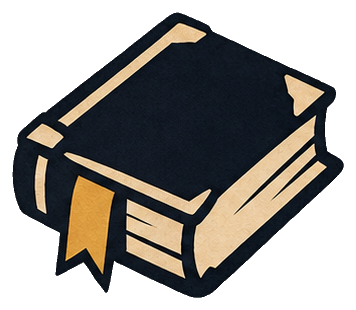
#> input picture assets/ui/roles/archivist.png, 356 x 310 px
$ python -i sketch.py   (imports and definitions only)
#> lines starting #> are read from the running program, lines starting #| are printed output that depends on the picture; after the words box and inside, x2 and y2 are one past the last pixel; in counts of white or black regions, pixels touching at a corner belong together
# Grim-reveal pitch sketches (Limner). Presentation mockups only: PIL, no game code.
import math, os, sys
from PIL import Image, ImageDraw, ImageFilter, ImageFont, ImageOps, ImageEnhance
R = '/home/user/deduction_game/'
# [1 line that did not run here, left out]
W, H = 1600, 900
PAPER = (240, 227, 196); INK = (43, 33, 23); EVIL = (128, 30, 26); GOOD = (176, 136, 60)
F = lambda s, b=False, i=False: ImageFont.truetype('/usr/share/fonts/truetype/liberation/LiberationSerif-%s.ttf' % ('BoldItalic' if b and i else 'Bold' if b else 'Italic' if i else 'Regular'), s)

def icon(role, size):
    im = Image.open(R + 'assets/ui/roles/%s.png' % role).convert('RGBA')
    im.thumbnail((size, size), Image.LANCZOS); return im
def portrait(pid, h):
    im = Image.open(R + 'assets/art/cast_expressions/%s/neutral-v1.png' % pid).convert('RGBA')
    return im.resize((int(im.width * h / im.height), h), Image.LANCZOS)
# [9 lines left out: functions shadow, put, not called in this run]
def grey(im, k=0.15, dark=0.75):
    g = ImageOps.grayscale(im.convert('RGB')).convert('RGB')
    g = ImageEnhance.Brightness(Image.blend(g, im.convert('RGB'), k)).enhance(dark)
    out = g.convert('RGBA'); out.putalpha(im.getchannel('A')); return out
def paper_panel(w, h, col=PAPER, seed=1):
#> called with w = 300, h = 380, col = (232, 218, 186), seed = 31
    import random; rnd = random.Random(seed)
    m = Image.new('L', (w, h), 0); d = ImageDraw.Draw(m)
#> after `m = Image.new('L', (w, h), 0)`: m: PIL image 300x380 L; every value is 0
    pts = []
    for x in range(0, w, 14): pts.append((x, rnd.uniform(0, 4)))
    for y in range(0, h, 14): pts.append((w - rnd.uniform(0, 4), y))
    for x in range(w, 0, -14): pts.append((x, h - rnd.uniform(0, 4)))
    for y in range(h, 0, -14): pts.append((rnd.uniform(0, 4), y))
    d.polygon(pts, fill=255)
    p = Image.new('RGBA', (w, h), col + (255,))
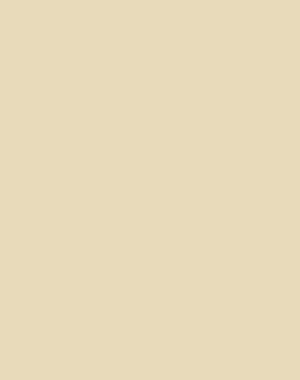
#> p: PIL image 300x380 RGBA; mean R, G, B, A 232, 218, 186, 255
    noise = Image.effect_noise((w, h), 18).convert('L').filter(ImageFilter.GaussianBlur(0.8))
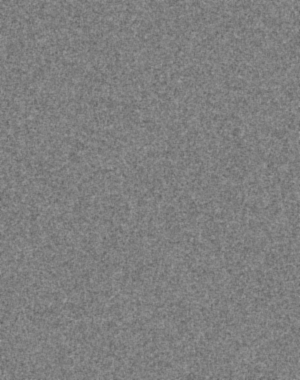
#> noise: PIL image 300x380 L; min 96, max 158, mean 127.4
    p = Image.composite(Image.new('RGBA', (w, h), tuple(int(c * 0.93) for c in col) + (255,)), p, noise.point(lambda v: 80 if v > 140 else 0))
    p.putalpha(m); return p
#> after `p.putalpha(m)`:
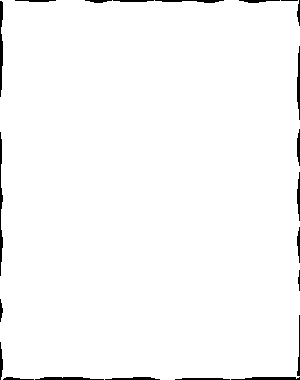
#> m: PIL image 300x380 L; 98.1% white; 22 black regions (1 under 20 px), largest, box (x1, y1, x2, y2) and area: (0, 132, 3, 276) 240, (0, 1, 3, 97) 221, (231, 377, 300, 380) 168
#> `card.alpha_composite(icon('gravedigger', 200), (50, 40)); f = F(38, b=..`: tw = 204.7

# [1 line not run here, left out]
# [1 line that did not run here, left out]
TOWN = ['edda', 'dorian', 'fenwick', 'greta', 'hollis', 'isolde', 'jory', 'kiran', 'merrin', 'odette']
TRUTH = {'edda': ('gravedigger', 'Delusional'), 'dorian': ('seer', None), 'odette': ('poisoner', None)}
SCRIPT = ['seer', 'dowser', 'clerk', 'gravedigger', 'medium', 'nightwatch', 'magistrate', 'lamplighter', 'poisoner', 'brute', 'demon']
NAMES = {'seer': 'Seer', 'dowser': 'Dowser', 'clerk': 'Clerk', 'gravedigger': 'Gravedigger', 'medium': 'Medium',
         'nightwatch': 'Night Watch', 'magistrate': 'Magistrate', 'lamplighter': 'Lamplighter', 'poisoner': 'Poisoner', 'brute': 'Brute', 'demon': 'Demon'}
EVILS = {'poisoner', 'brute', 'demon'}

# [14 lines left out: function town_strip, not called in this run]

def frame_base(pid, title_y=True):
    c = BG.copy()
    panel = paper_panel(1180, 640, seed=7); put(c, panel, (210, 40), r=18, off=(12, 20), a=0.6)
    pr = portrait(pid, 600); px = 260
    put(c, pr, (px, 70), r=12, off=(10, 16))
    d = ImageDraw.Draw(c)
    d.text((880, 78), pid.capitalize(), font=F(46, b=True), fill=INK)
    return c, d

# --- Reel A: the volvelle (a paper wheel behind a cut window) -----------------------------
VR = 175; VC = (1110, 375)
# [23 lines left out: functions volvelle_disc, volvelle_plate, not called in this run]
DISC = PLATE = None
# [9 lines left out: function draw_volvelle, not called in this run]
def angle_for(role, extra_turns=0):
    k = SCRIPT.index(role); return k * 360 / len(SCRIPT) + 360 * extra_turns

# --- Reel B: the slot (a paper strip drawn through a slot) --------------------------------
# [39 lines left out: functions draw_slot, draw_cards, seal, tag, not called in this run]
def guessed(d, text): d.text((880, 140), text, font=F(28, i=True), fill=(90, 70, 50))

def save(c, name): c.convert('RGB').save(os.path.join(OUT, name), quality=92)

dead = {'hollis', 'merrin', 'jory'}
# Still 1: reel styles side by side (A volvelle, B slot, C cards) on the same overlay.
# [16 lines not run here, left out]
card = paper_panel(300, 380, (232, 218, 186), seed=31); cd = ImageDraw.Draw(card)
# [32 lines not run here, left out]

>>> from PIL import Image
>>> picture = Image.open('../../../assets/ui/roles/archivist.png')
#> picture is the input picture: PIL image 356x310 RGBA; mean R, G, B, A 44.8, 41.5, 36.8, 142.2
>>> result = grey(picture)
#> in grey, `g = ImageOps.grayscale(im.convert('RGB')).convert('RGB')`:
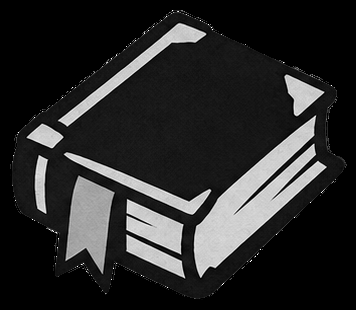
#> g: PIL image 356x310 RGB; min 0, max 255, mean 42
#> in grey, `g = ImageEnhance.Brightness(Image.blend(g, im.convert('RGB'), k)).enha..`:
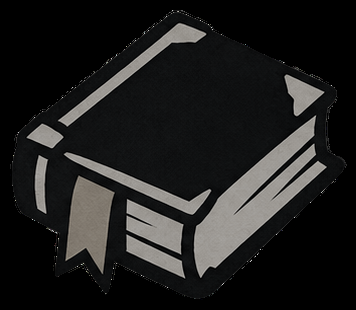
#> g: PIL image 356x310 RGB; mean R, G, B 31.4, 31.1, 30.4
#> in grey, `out.putalpha(im.getchannel('A'))`:
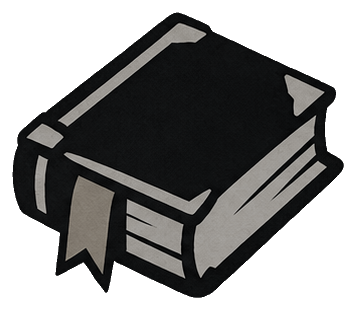
#> out: PIL image 356x310 RGBA; mean R, G, B, A 31.4, 31.1, 30.4, 142.2; transparent parts drawn white

$ run again, on assets/ui/roles/chronicler.png
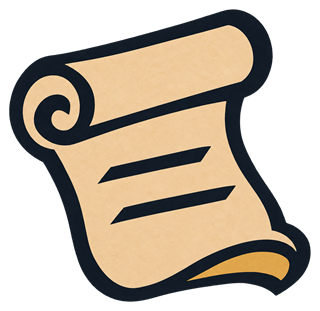
#> input picture assets/ui/roles/chronicler.png, 320 x 311 px
#> tw = 204.7
#> picture is the input picture: PIL image 320x311 RGBA; mean R, G, B, A 90, 78.6, 63.5, 148.8
#> in grey, `g = ImageEnhance.Brightness(Image.blend(g, im.convert('RGB'), k)).enha..`:
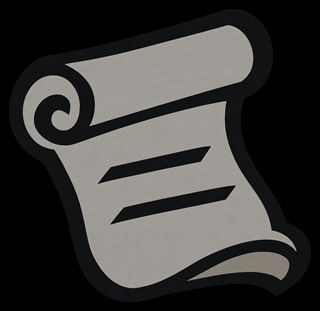
#> g: PIL image 320x311 RGB; mean R, G, B 60.8, 59.7, 57.9
#> in grey, `out.putalpha(im.getchannel('A'))`:
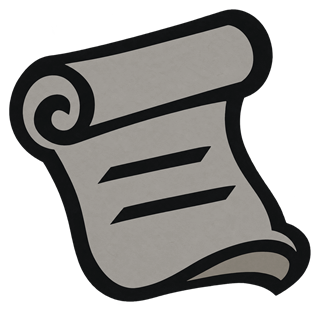
#> out: PIL image 320x311 RGBA; mean R, G, B, A 60.8, 59.7, 57.9, 148.8; transparent parts drawn white
